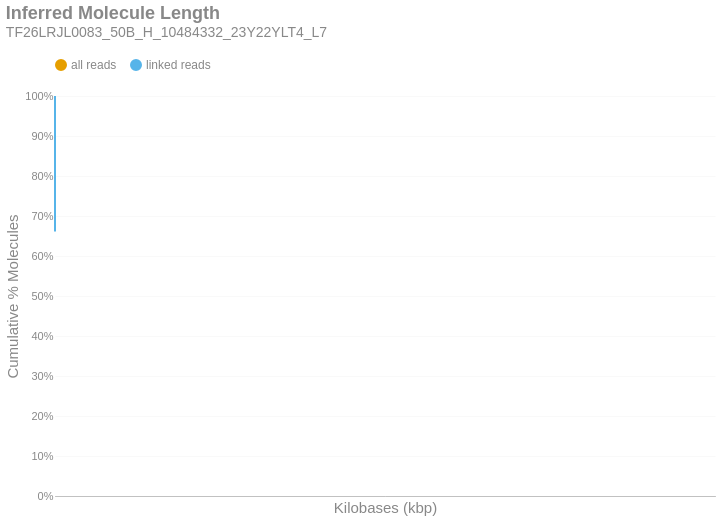

Notebook code cell kept with this figure:
### Markdown cell above
### Inferred Molecule Length
This is the cumulative frequency distribution of molecule lengths inferred from the first and last alignment positions along a contig for all alignments associated with a single linked-read barcode on a given contig.There are two distributions: one with `all` the alignments (yellow) and another with only `linked reads` (blue). The percent of molecules in the `linked reads` distribution is relative to the total number of linked molecules.

### Code cell
if SKIPLR:
    print_html(f"Skipped")
else:
    binned_df = consolidated_hist(valids['length_inferred']/1000, mask, 10, True)
    binned_df = binned_df.with_columns(
        pl.when(pl.col('bin').cast(pl.Utf8) == '0').then(pl.lit('1')).otherwise(pl.col('bin').cast(pl.Utf8)).alias('bin')
    )
    with SafeRender(binned_df):
        (
            density_plot(binned_df, 'Inferred Molecule Length', samplename, 'inferredlen')
            .transform_calculate(bin_kb='datum.bin / 1000')
            .encode(
                x=alt.X('bin_kb:Q', title="Kilobases (kbp)").scale(type='log', padding=0).axis(labelAngle=-40),
                y=alt.Y('value:Q', title='Cumulative % Molecules')
                    .axis(format='%')
                    .stack(False)
                    .scale(domainMin=0, domainMax=1,padding=0),
                color=alt.Color("key:N").scale(domain = ["all reads", "linked reads"]),
                tooltip = [
                    alt.Tooltip("key:N", title = "Data Type"),
                    alt.Tooltip("range_label:N", title="Kilobases"),
                    alt.Tooltip("value:Q", format = ".2%", title="% Molecules (Cum.)")
                ]
            )
        ).display()

### Figure 1 — Vega-Lite specification as saved in the notebook (floating-point values rounded to 4 significant figures)
{"width": "container", "height": 400, "config": {"title": {"anchor": "start", "dy": -15, "fontSize": 18, "color": "#888888", "subtitleColor": "#888888", "subtitleFontSize": 14}, "arc": {"fill": "#0072B2"}, "axis": {"domainColor": "#888888", "domainWidth": 0.5, "gridWidth": 0.2, "grid": false, "titleFontWeight": 400, "titleFontSize": 15, "labelFontSize": 11, "labelColor": "#888888", "tickColor": "#888888", "tickWidth": 0.2, "titleColor": "#888888"}, "axisBand": {"grid": false}, "axisX": {"grid": true, "tickSize": 10, "domainCap": "round"}, "axisY": {"domain": false, "grid": true, "tickSize": 0, "domainCap": "round"}, "background": "transparent", "header": {"labelFontSize": 15, "labelColor": "#888888", "titleFontSize": 15, "titleFontWeight": 600, "titleColor": "#888888"}, "legend": {"labelFont": "sans-serif", "labelFontSize": 12, "labelColor": "#888888", "symbolSize": 100, "symbolType": "circle", "titleFontSize": 12, "titlePadding": 10, "titleColor": "#888888", "title": null, "orient": "top"}, "range": {"category": ["#E69F00", "#56B4E9", "#009E73", "#F0E442", "#0072B2", "#D55E00", "#CC79A7", "#000000"], "diverging": ["#cfe8f3", "#a2d4ec", "#73bfe2", "#46abdb", "#1696d2", "#12719e"]}, "area": {"fill": "#0072B2", "fillOpacity": 0.7, "line": true, "strokeOpacity": 0.7}, "line": {"color": "#0072B2", "stroke": "#0072B2", "strokeWidth": 2}, "trail": {"color": "#0072B2", "stroke": "#0072B2", "strokeWidth": 0, "size": 1}, "point": {"filled": true, "fillOpacity": 1.0, "size": 95}, "text": {"color": "#888888", "fontSize": 11, "align": "right", "fontWeight": 400, "size": 11}, "bar": {"fill": "#0072B2", "stroke": null}, "view": {"stroke": null, "continuousWidth": 660, "continuousHeight": 400}}, "data": {"name": "data-01733579aa08315fd3c5170f1915bdab"}, "mark": {"type": "line", "interpolate": "monotone", "point": {"opacity": 0, "size": 275}}, "encoding": {"color": {"field": "key", "scale": {"domain": ["all reads", "linked reads"]}, "type": "nominal"}, "tooltip": [{"field": "key", "title": "Data Type", "type": "nominal"}, {"field": "range_label", "title": "Kilobases", "type": "nominal"}, {"field": "value", "format": ".2%", "title": "% Molecules (Cum.)", "type": "quantitative"}], "x": {"axis": {"labelAngle": -40}, "field": "bin_kb", "scale": {"type": "log", "padding": 0}, "title": "Kilobases (kbp)", "type": "quantitative"}, "y": {"axis": {"format": "%"}, "field": "value", "scale": {"domainMin": 0, "domainMax": 1, "padding": 0}, "stack": false, "title": "Cumulative % Molecules", "type": "quantitative"}}, "params": [{"name": "param_c36ac31b6afebe62", "select": {"type": "point", "fields": ["key"]}, "bind": "legend"}], "title": {"text": "Inferred Molecule Length", "subtitle": "TF26LRJL0083_50B_H_10484332_23Y22YLT4_L7"}, "transform": [{"fold": ["all reads (cumsum)", "linked reads (cumsum)"]}, {"calculate": "replace(datum.key, ' (cumsum)', '')", "as": "key"}, {"filter": {"param": "param_c36ac31b6afebe62"}}, {"calculate": "datum.bin / 1000", "as": "bin_kb"}], "usermeta": {"embedOptions": {"downloadFileName": "TF26LRJL0083_50B_H_10484332_23Y22YLT4_L7.inferredlen"}}, "$schema": "https://vega.github.io/schema/vega-lite/v6.4.1.json", "datasets": {"data-01733579aa08315fd3c5170f1915bdab": [{"bin": "0.0", "interval": "0.0-10.0", "all reads": 0.8885, "linked reads": 0.6614, "all reads (cumsum)": 0.8885, "linked reads (cumsum)": 0.6614, "range_label": "0-9"}, {"bin": "10.0", "interval": "10.0-20.0", "all reads": 0.06745, "linked reads": 0.2042, "all reads (cumsum)": 0.9559, "linked reads (cumsum)": 0.8656, "range_label": "10-19"}, {"bin": "20.0", "interval": "20.0-30.0", "all reads": 0.02623, "linked reads": 0.07988, "all reads (cumsum)": 0.9821, "linked reads (cumsum)": 0.9455, "range_label": "20-29"}, {"bin": "30.0", "interval": "30.0-40.0", "all reads": 0.01074, "linked reads": 0.03266, "all reads (cumsum)": 0.9929, "linked reads (cumsum)": 0.9782, "range_label": "30-39"}, {"bin": "40.0", "interval": "40.0-50.0", "all reads": 0.004765, "linked reads": 0.01442, "all reads (cumsum)": 0.9976, "linked reads (cumsum)": 0.9926, "range_label": "40-49"}, {"bin": "50.0", "interval": "50.0-60.0", "all reads": 0.001583, "linked reads": 0.004931, "all reads (cumsum)": 0.9992, "linked reads (cumsum)": 0.9975, "range_label": "50-59"}, {"bin": "60.0", "interval": "60.0-70.0", "all reads": 0.0005014, "linked reads": 0.001569, "all reads (cumsum)": 0.9997, "linked reads (cumsum)": 0.9991, "range_label": "60-69"}, {"bin": "70.0", "interval": "70.0-80.0", "all reads": 0.0001874, "linked reads": 0.0005872, "all reads (cumsum)": 0.9999, "linked reads (cumsum)": 0.9997, "range_label": "70-79"}, {"bin": "80.0", "interval": "80.0-90.0", "all reads": 6.516e-05, "linked reads": 0.0002043, "all reads (cumsum)": 1.0, "linked reads (cumsum)": 0.9999, "range_label": "80-89"}, {"bin": "90.0", "interval": "90.0-100.0", "all reads": 2.5e-05, "linked reads": 7.854e-05, "all reads (cumsum)": 1.0, "linked reads (cumsum)": 1.0, "range_label": "90-99"}, {"bin": "100.0", "interval": "100.0-110.0", "all reads": 7.87e-06, "linked reads": 2.473e-05, "all reads (cumsum)": 1.0, "linked reads (cumsum)": 1.0, "range_label": "100-109"}, {"bin": "110.0", "interval": "110.0-120.0", "all reads": 2.083e-06, "linked reads": 6.545e-06, "all reads (cumsum)": 1.0, "linked reads (cumsum)": 1.0, "range_label": "110-119"}, {"bin": "120.0", "interval": "120.0-130.0", "all reads": 6.944e-07, "linked reads": 2.182e-06, "all reads (cumsum)": 1.0, "linked reads (cumsum)": 1.0, "range_label": "120-129"}, {"bin": "130.0", "interval": "130.0-140.0", "all reads": 3.472e-07, "linked reads": 1.091e-06, "all reads (cumsum)": 1.0, "linked reads (cumsum)": 1.0, "range_label": "130-139"}]}}
